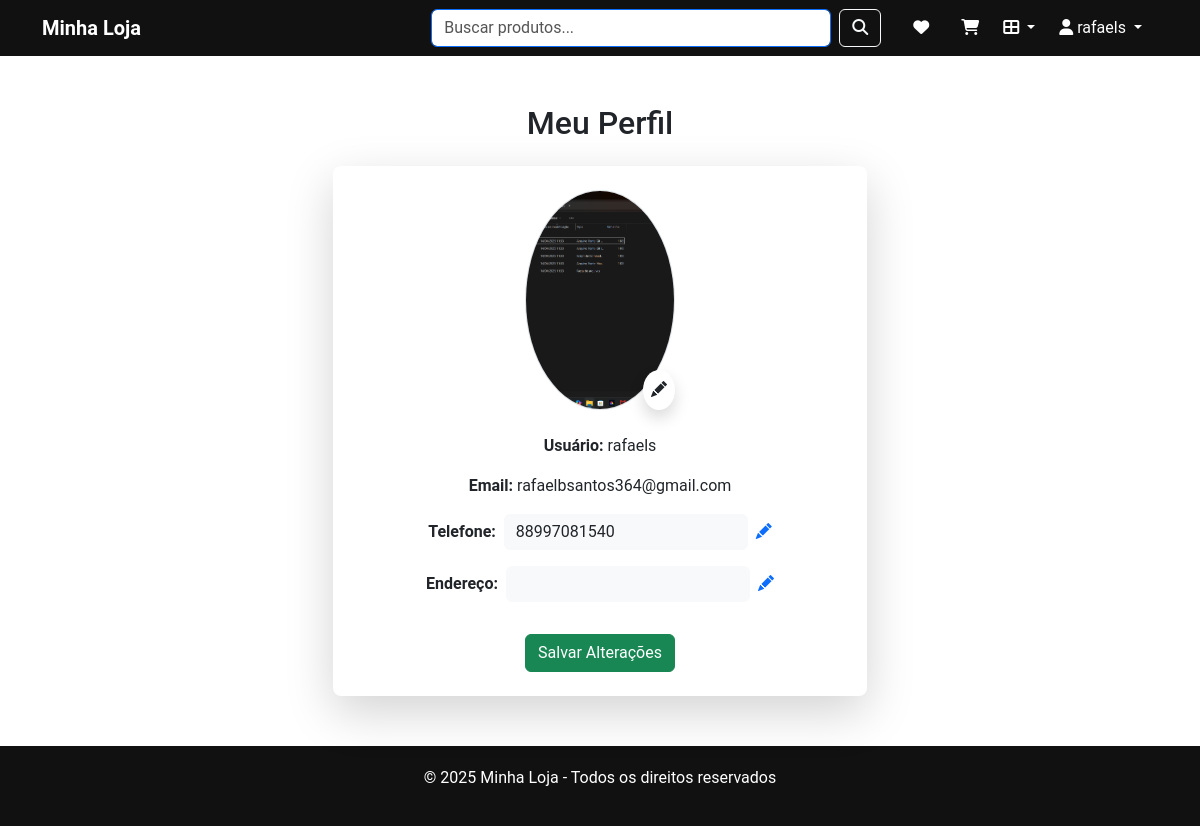
The app's page /perfil/ (signed in) with its own data.
### produtos/models.py (models this page shows, shortened)
class Profile(models.Model):
    user = models.OneToOneField(User, on_delete=models.CASCADE)
    foto = models.ImageField(upload_to="fotos_perfil/", blank=True, null=True)
    telefone = models.CharField(max_length=20, blank=True, null=True)
    endereco = models.CharField(max_length=200, blank=True, null=True)

### produtos/views.py (the view)
# urls.py: path("perfil/", perfil_usuario, name="perfil_usuario"),
@login_required
def perfil_usuario(request):
    profile, created = Profile.objects.get_or_create(user=request.user)
    if request.method == "POST":
        profile.telefone = request.POST.get("telefone", profile.telefone)
        profile.endereco = request.POST.get("endereco", profile.endereco)
        if request.FILES.get("foto"):
            profile.foto = request.FILES["foto"]
        profile.save()
    return render(request, "produtos/perfil_usuario.html", {"profile": profile})

### produtos/context_processors.py (called while the page is built)
def categorias(request):
    return {
        'categorias': Categoria.objects.all()
    }

### produtos/templates/produtos/perfil_usuario.html (shortened to what this page needs)
{% extends "produtos/base.html" %}
{% load static %}
{% block content %}
<link rel="stylesheet" href="https://cdn.jsdelivr.net/npm/bootstrap-icons@1.10.5/font/bootstrap-icons.css">
<div class="container mt-5">
  <h2 class="mb-4 text-center">Meu Perfil</h2>
  <div class="row justify-content-center">
    <div class="col-md-6">
      <div class="card shadow-lg border-0 rounded-3">
        <div class="card-body text-center p-4">
          <div class="position-relative d-inline-block mb-4">
            {% if profile.foto %}
              <img id="fotoPerfil" src="{{ profile.foto.url }}" alt="Foto de perfil" class="rounded-circle border" width="150" height="150">
            {% else %}
              <img id="fotoPerfil" src="{% static 'imagens/default_user.png' %}" alt="Sem foto" class="rounded-circle border" width="150" height="150">
            {% endif %}
            <label for="foto" class="position-absolute bottom-0 end-0 bg-white rounded-circle p-2 shadow" style="cursor:pointer;">
              <i class="bi bi-pencil-fill"></i>
            </label>
          </div>
          <form method="post" enctype="multipart/form-data">
            <p><strong>Usuário:</strong> {{ profile.user.username }}</p>
            <p><strong>Email:</strong> {{ profile.user.email }}</p>
            <div class="d-flex align-items-center justify-content-center mb-3">
              <strong class="me-2">Telefone:</strong>
              <input type="text" name="telefone" class="form-control w-auto" value="{{ profile.telefone|default:'' }}" readonly>
              <i class="bi bi-pencil-fill ms-2 text-primary btn-editar" style="cursor:pointer;"></i>
            </div>
            <div class="d-flex align-items-center justify-content-center mb-3">
              <strong class="me-2">Endereço:</strong>
              <input type="text" name="endereco" class="form-control w-auto" value="{{ profile.endereco|default:'' }}" readonly>
              <i class="bi bi-pencil-fill ms-2 text-primary btn-editar" style="cursor:pointer;"></i>
            </div>
            <button type="submit" class="btn btn-success mt-3">Salvar Alterações</button>
          </form>
        </div>
      </div>
    </div>
  </div>
</div>
{% endblock %}

### produtos/templates/produtos/base.html (shortened to what this page needs)
{% load static %}
<!DOCTYPE html>
<html lang="pt-br">
<head>
  <link href="https://cdn.jsdelivr.net/npm/bootstrap@5.3.2/dist/css/bootstrap.min.css" rel="stylesheet">
  <link href="https://cdnjs.cloudflare.com/ajax/libs/font-awesome/6.4.0/css/all.min.css" rel="stylesheet">
</head>
<body>
<nav class="navbar navbar-expand-lg navbar-dark">
  <div class="container">
    <a class="navbar-brand fw-bold" href="{% url 'lista_produtos' %}">Minha Loja</a>
<form class="d-flex ms-auto me-3 position-relative" method="get" action="{% url 'lista_produtos' %}">
  <input id="search-input" class="form-control search-bar me-2" type="search" placeholder="Buscar produtos..." name="q" autocomplete="off">
  <button class="btn btn-outline-light" type="submit"><i class="fas fa-search"></i></button>
</form>
   <ul class="navbar-nav d-flex flex-row">
  <li class="nav-item mx-2">
    <a class="nav-link" href="{% url 'produtos_curtidos' %}"><i class="fas fa-heart"></i></a>
  </li>
  <li class="nav-item mx-2">
    <a class="nav-link" href="{% url 'ver_carrinho' %}"><i class="fas fa-shopping-cart"></i></a>
  </li>
  <li class="nav-item dropdown">
  <a class="nav-link dropdown-toggle" href="#" id="navbarDropdownCategorias" role="button" data-bs-toggle="dropdown" aria-expanded="false">
    <i class="fas fa-th-large"></i>
  </a>
</li>
  {% if user.is_authenticated %}
  <li class="nav-item dropdown mx-2">
    <a class="nav-link dropdown-toggle" href="#" role="button" data-bs-toggle="dropdown">
      <i class="fas fa-user"></i> {{ user.username }}
    </a>
  </li>
  {% else %}
  <li class="nav-item mx-2">
    <a class="nav-link" href="{% url 'login_usuario' %}"><i class="fas fa-user"></i></a>
  </li>
  {% endif %}
</ul>
  </div>
</nav>
 <div class="container my-5">
    {% block content %}{% endblock %}
  </div>
<footer>
  <p>&copy; 2025 Minha Loja - Todos os direitos reservados</p>
</footer>
</body>
</html>

### produtos/templates/produtos/base.html (style rules this page uses)
body { font-family: 'Roboto', sans-serif; }
.navbar { background-color: #111; }
.navbar .nav-link, .navbar-brand { color: #fff !important; }
.search-bar { width: 400px; color: black; background-color: white; }
.card img { height: 220px; object-fit: cover; }
footer { background: #111; color: #fff; text-align: center; padding: 20px; margin-top: 50px; }
.search-bar::placeholder { color: #555; }

### produtos/templates/produtos/perfil_usuario.html (style rules this page uses)
input[readonly] { background-color: #f8f9fa; border: none; transition: background-color 0.3s, border 0.3s; }
input:not([readonly]) { background-color: #fff; border: 1px solid #0d6efd; }

### records on screen
Profile: foto (picture), user.username "rafaels", user.email "rafaelbsantos364@gmail.com", telefone "88997081540"

### other values on screen
{{ user.username }} "rafaels"
